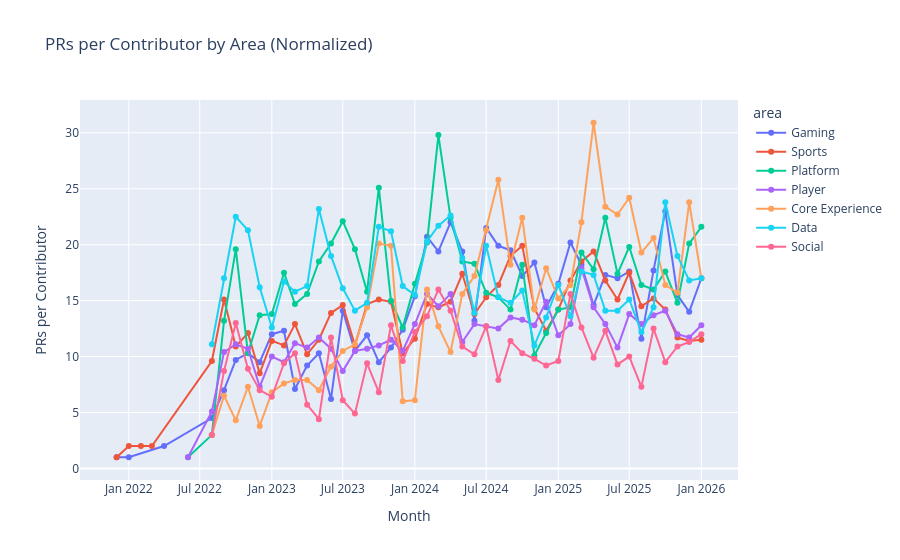

The code cell stored with this chart in its notebook:
### Code cell
# Normalized throughput (PRs per contributor) by area
fig = px.line(df_by_area, x='month', y='prs_per_contributor', color='area',
              title='PRs per Contributor by Area (Normalized)',
              markers=True)
fig.update_layout(yaxis_title='PRs per Contributor', xaxis_title='Month')
fig.show()

# Export manually: fig.write_image('pr-throughput-by-area-normalized.png')

### Figure 1 — Plotly figure (JSON) as saved in the notebook; plotly's stock layout.template omitted (floating-point values rounded to 4 significant figures)
{"data": [{"hovertemplate": "area=Gaming<br>month=%{x}<br>prs_per_contributor=%{y}<extra></extra>", "legendgroup": "Gaming", "line": {"color": "#636efa", "dash": "solid"}, "marker": {"symbol": "circle"}, "mode": "lines+markers", "name": "Gaming", "orientation": "v", "showlegend": true, "type": "scatter", "x": ["2021-12-01", "2022-01-01", "2022-04-01", "2022-08-01", "2022-09-01", "2022-10-01", "2022-11-01", "2022-12-01", "2023-01-01", "2023-02-01", "2023-03-01", "2023-04-01", "2023-05-01", "2023-06-01", "2023-07-01", "2023-08-01", "2023-09-01", "2023-10-01", "2023-11-01", "2023-12-01", "2024-01-01", "2024-02-01", "2024-03-01", "2024-04-01", "2024-05-01", "2024-06-01", "2024-07-01", "2024-08-01", "2024-09-01", "2024-10-01", "2024-11-01", "2024-12-01", "2025-01-01", "2025-02-01", "2025-03-01", "2025-04-01", "2025-05-01", "2025-06-01", "2025-07-01", "2025-08-01", "2025-09-01", "2025-10-01", "2025-11-01", "2025-12-01", "2026-01-01"], "xaxis": "x", "y": [1.0, 1.0, 2.0, 4.5, 7.0, 9.7, 10.3, 9.5, 12.0, 12.3, 7.1, 9.2, 10.3, 6.2, 14.1, 10.5, 11.9, 9.5, 10.8, 12.4, 15.4, 20.7, 19.4, 22.0, 19.4, 13.2, 21.5, 19.9, 19.5, 17.2, 18.4, 14.4, 16.5, 20.2, 18.2, 14.6, 17.3, 17.0, 17.6, 11.6, 17.7, 23.0, 15.5, 14.0, 17.0], "yaxis": "y"}, {"hovertemplate": "area=Sports<br>month=%{x}<br>prs_per_contributor=%{y}<extra></extra>", "legendgroup": "Sports", "line": {"color": "#EF553B", "dash": "solid"}, "marker": {"symbol": "circle"}, "mode": "lines+markers", "name": "Sports", "orientation": "v", "showlegend": true, "type": "scatter", "x": ["2021-12-01", "2022-01-01", "2022-02-01", "2022-03-01", "2022-08-01", "2022-09-01", "2022-10-01", "2022-11-01", "2022-12-01", "2023-01-01", "2023-02-01", "2023-03-01", "2023-04-01", "2023-05-01", "2023-06-01", "2023-07-01", "2023-08-01", "2023-09-01", "2023-10-01", "2023-11-01", "2023-12-01", "2024-01-01", "2024-02-01", "2024-03-01", "2024-04-01", "2024-05-01", "2024-06-01", "2024-07-01", "2024-08-01", "2024-09-01", "2024-10-01", "2024-11-01", "2024-12-01", "2025-01-01", "2025-02-01", "2025-03-01", "2025-04-01", "2025-05-01", "2025-06-01", "2025-07-01", "2025-08-01", "2025-09-01", "2025-10-01", "2025-11-01", "2025-12-01", "2026-01-01"], "xaxis": "x", "y": [1.0, 2.0, 2.0, 2.0, 9.6, 15.1, 10.9, 12.1, 8.5, 11.4, 11.0, 12.9, 10.2, 11.5, 13.9, 14.6, 11.0, 14.7, 15.1, 14.9, 10.3, 11.6, 14.7, 14.4, 14.9, 17.4, 13.8, 15.3, 16.4, 19.0, 19.9, 14.3, 12.3, 14.2, 16.8, 18.5, 19.4, 16.8, 15.1, 17.5, 14.5, 15.2, 14.2, 11.7, 11.4, 11.5], "yaxis": "y"}, {"hovertemplate": "area=Platform<br>month=%{x}<br>prs_per_contributor=%{y}<extra></extra>", "legendgroup": "Platform", "line": {"color": "#00cc96", "dash": "solid"}, "marker": {"symbol": "circle"}, "mode": "lines+markers", "name": "Platform", "orientation": "v", "showlegend": true, "type": "scatter", "x": ["2022-06-01", "2022-08-01", "2022-09-01", "2022-10-01", "2022-11-01", "2022-12-01", "2023-01-01", "2023-02-01", "2023-03-01", "2023-04-01", "2023-05-01", "2023-06-01", "2023-07-01", "2023-08-01", "2023-09-01", "2023-10-01", "2023-11-01", "2023-12-01", "2024-01-01", "2024-02-01", "2024-03-01", "2024-04-01", "2024-05-01", "2024-06-01", "2024-07-01", "2024-08-01", "2024-09-01", "2024-10-01", "2024-11-01", "2024-12-01", "2025-01-01", "2025-02-01", "2025-03-01", "2025-04-01", "2025-05-01", "2025-06-01", "2025-07-01", "2025-08-01", "2025-09-01", "2025-10-01", "2025-11-01", "2025-12-01", "2026-01-01"], "xaxis": "x", "y": [1.0, 3.0, 13.2, 19.6, 10.3, 13.7, 13.8, 17.5, 14.7, 15.6, 18.5, 20.1, 22.1, 19.6, 15.8, 25.1, 15.0, 12.6, 16.5, 20.2, 29.8, 22.4, 18.5, 18.3, 15.7, 15.3, 14.2, 18.2, 10.1, 12.1, 14.2, 14.4, 19.3, 17.8, 22.4, 17.4, 19.8, 16.4, 16.0, 17.6, 14.8, 20.1, 21.6], "yaxis": "y"}, {"hovertemplate": "area=Player<br>month=%{x}<br>prs_per_contributor=%{y}<extra></extra>", "legendgroup": "Player", "line": {"color": "#ab63fa", "dash": "solid"}, "marker": {"symbol": "circle"}, "mode": "lines+markers", "name": "Player", "orientation": "v", "showlegend": true, "type": "scatter", "x": ["2022-06-01", "2022-08-01", "2022-09-01", "2022-10-01", "2022-11-01", "2022-12-01", "2023-01-01", "2023-02-01", "2023-03-01", "2023-04-01", "2023-05-01", "2023-06-01", "2023-07-01", "2023-08-01", "2023-09-01", "2023-10-01", "2023-11-01", "2023-12-01", "2024-01-01", "2024-02-01", "2024-03-01", "2024-04-01", "2024-05-01", "2024-06-01", "2024-07-01", "2024-08-01", "2024-09-01", "2024-10-01", "2024-11-01", "2024-12-01", "2025-01-01", "2025-02-01", "2025-03-01", "2025-04-01", "2025-05-01", "2025-06-01", "2025-07-01", "2025-08-01", "2025-09-01", "2025-10-01", "2025-11-01", "2025-12-01", "2026-01-01"], "xaxis": "x", "y": [1.0, 5.1, 10.4, 11.1, 10.7, 7.3, 10.0, 9.5, 11.2, 10.8, 11.7, 10.7, 8.7, 10.5, 10.7, 11.0, 11.5, 10.5, 12.9, 15.6, 14.5, 15.6, 11.3, 12.9, 12.7, 12.5, 13.5, 13.3, 12.8, 14.9, 11.9, 12.9, 17.9, 14.4, 12.9, 10.8, 13.8, 12.9, 13.7, 14.1, 12.0, 11.7, 12.8], "yaxis": "y"}, {"hovertemplate": "area=Core Experience<br>month=%{x}<br>prs_per_contributor=%{y}<extra></extra>", "legendgroup": "Core Experience", "line": {"color": "#FFA15A", "dash": "solid"}, "marker": {"symbol": "circle"}, "mode": "lines+markers", "name": "Core Experience", "orientation": "v", "showlegend": true, "type": "scatter", "x": ["2022-08-01", "2022-09-01", "2022-10-01", "2022-11-01", "2022-12-01", "2023-01-01", "2023-02-01", "2023-03-01", "2023-04-01", "2023-05-01", "2023-06-01", "2023-07-01", "2023-08-01", "2023-09-01", "2023-10-01", "2023-11-01", "2023-12-01", "2024-01-01", "2024-02-01", "2024-03-01", "2024-04-01", "2024-05-01", "2024-06-01", "2024-07-01", "2024-08-01", "2024-09-01", "2024-10-01", "2024-11-01", "2024-12-01", "2025-01-01", "2025-02-01", "2025-03-01", "2025-04-01", "2025-05-01", "2025-06-01", "2025-07-01", "2025-08-01", "2025-09-01", "2025-10-01", "2025-11-01", "2025-12-01", "2026-01-01"], "xaxis": "x", "y": [3.0, 6.5, 4.3, 7.3, 3.8, 6.8, 7.6, 7.9, 7.9, 7.0, 9.1, 10.5, 11.1, 14.4, 20.1, 19.9, 6.0, 6.1, 16.0, 12.7, 10.4, 15.6, 17.2, 21.3, 25.8, 18.2, 22.4, 14.2, 17.9, 15.2, 16.4, 22.0, 30.9, 23.4, 22.7, 24.2, 19.3, 20.6, 16.4, 15.7, 23.8, 17.0], "yaxis": "y"}, {"hovertemplate": "area=Data<br>month=%{x}<br>prs_per_contributor=%{y}<extra></extra>", "legendgroup": "Data", "line": {"color": "#19d3f3", "dash": "solid"}, "marker": {"symbol": "circle"}, "mode": "lines+markers", "name": "Data", "orientation": "v", "showlegend": true, "type": "scatter", "x": ["2022-08-01", "2022-09-01", "2022-10-01", "2022-11-01", "2022-12-01", "2023-01-01", "2023-02-01", "2023-03-01", "2023-04-01", "2023-05-01", "2023-06-01", "2023-07-01", "2023-08-01", "2023-09-01", "2023-10-01", "2023-11-01", "2023-12-01", "2024-01-01", "2024-02-01", "2024-03-01", "2024-04-01", "2024-05-01", "2024-06-01", "2024-07-01", "2024-08-01", "2024-09-01", "2024-10-01", "2024-11-01", "2024-12-01", "2025-01-01", "2025-02-01", "2025-03-01", "2025-04-01", "2025-05-01", "2025-06-01", "2025-07-01", "2025-08-01", "2025-09-01", "2025-10-01", "2025-11-01", "2025-12-01", "2026-01-01"], "xaxis": "x", "y": [11.1, 17.0, 22.5, 21.3, 16.2, 12.6, 16.7, 15.8, 16.3, 23.2, 19.0, 16.1, 14.1, 14.8, 21.6, 21.2, 16.3, 15.5, 20.3, 21.7, 22.6, 18.8, 13.9, 19.9, 15.3, 14.8, 15.9, 11.0, 13.5, 16.4, 13.6, 17.6, 17.3, 14.1, 14.1, 15.1, 12.2, 14.4, 23.8, 19.0, 16.8, 17.0], "yaxis": "y"}, {"hovertemplate": "area=Social<br>month=%{x}<br>prs_per_contributor=%{y}<extra></extra>", "legendgroup": "Social", "line": {"color": "#FF6692", "dash": "solid"}, "marker": {"symbol": "circle"}, "mode": "lines+markers", "name": "Social", "orientation": "v", "showlegend": true, "type": "scatter", "x": ["2022-08-01", "2022-09-01", "2022-10-01", "2022-11-01", "2022-12-01", "2023-01-01", "2023-02-01", "2023-03-01", "2023-04-01", "2023-05-01", "2023-06-01", "2023-07-01", "2023-08-01", "2023-09-01", "2023-10-01", "2023-11-01", "2023-12-01", "2024-01-01", "2024-02-01", "2024-03-01", "2024-04-01", "2024-05-01", "2024-06-01", "2024-07-01", "2024-08-01", "2024-09-01", "2024-10-01", "2024-11-01", "2024-12-01", "2025-01-01", "2025-02-01", "2025-03-01", "2025-04-01", "2025-05-01", "2025-06-01", "2025-07-01", "2025-08-01", "2025-09-01", "2025-10-01", "2025-11-01", "2025-12-01", "2026-01-01"], "xaxis": "x", "y": [3.0, 8.7, 13.0, 8.9, 7.0, 6.4, 9.4, 10.3, 5.7, 4.4, 11.7, 6.1, 4.9, 9.4, 6.8, 12.8, 9.6, 12.2, 13.6, 16.0, 14.1, 10.9, 10.2, 12.7, 7.9, 11.4, 10.3, 9.8, 9.2, 9.6, 15.6, 12.6, 9.9, 12.3, 9.3, 10.0, 7.3, 12.5, 9.5, 10.9, 11.3, 12.0], "yaxis": "y"}], "layout": {"legend": {"title": {"text": "area"}, "tracegroupgap": 0}, "title": {"text": "PRs per Contributor by Area (Normalized)"}, "xaxis": {"anchor": "y", "domain": [0, 1], "title": {"text": "Month"}}, "yaxis": {"anchor": "x", "domain": [0, 1], "title": {"text": "PRs per Contributor"}}}}
